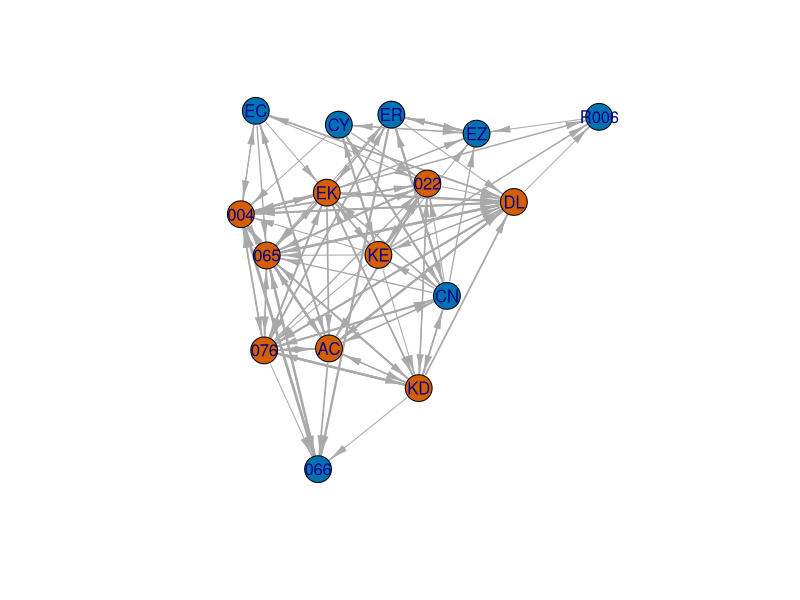
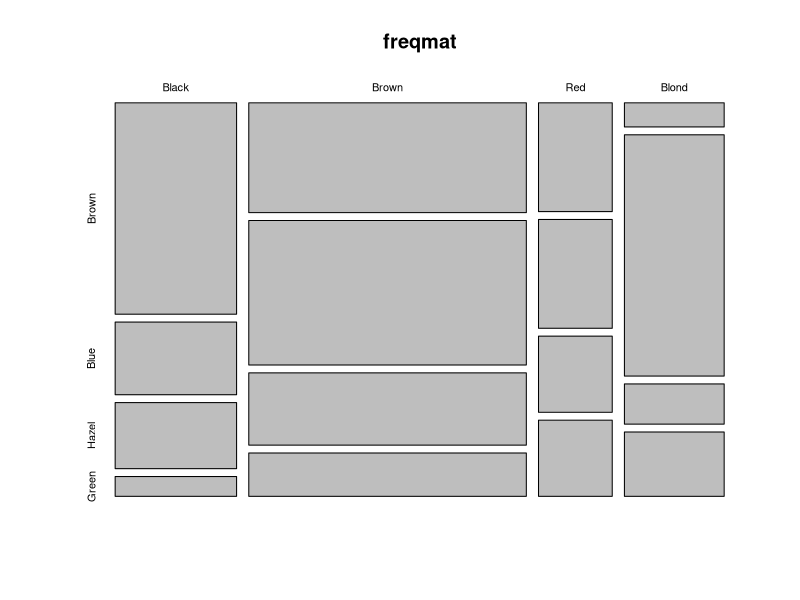
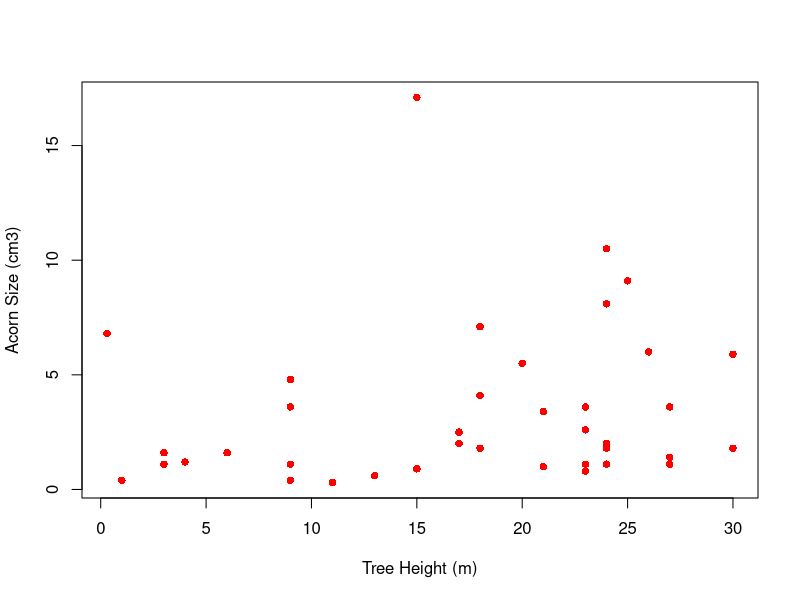
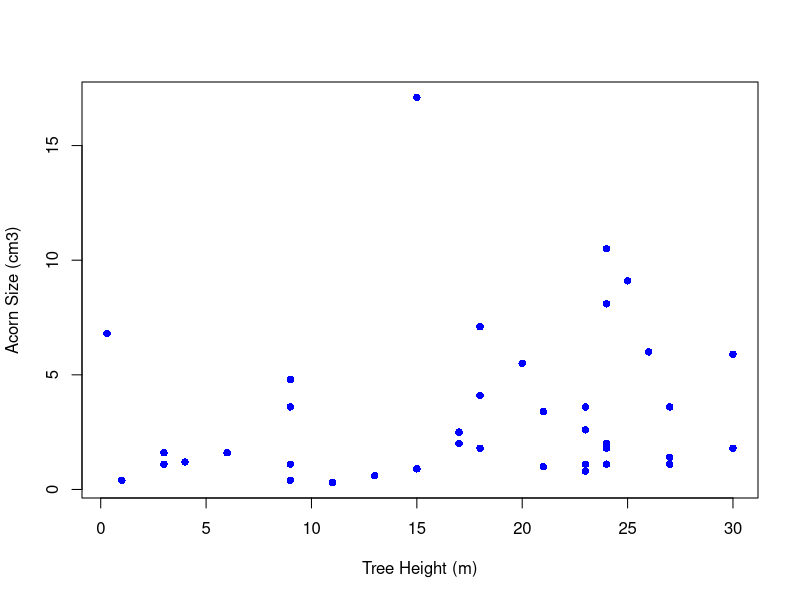

Write the R code that produced these figures, in order. (Note: this script raises an error after producing the figures.)

## You can recreate the figure exactly, even if you don't know what you're doing!
## Just need to make sure that the data file "sade1.txt" is in a subdirectory (i.e., folder) called "data"
## and that this subdirectory resides in the same directory that the subdirectory containing this script lives
## fortunately, that is the way these marterials are organized!
require(igraph)
rhesus <- read.table("../data/sade1.txt", skip=1, header=FALSE)
rhesus <- as.matrix(rhesus)
nms <- c("066", "R006", "CN", "ER", "CY", "EC", "EZ", "004", "065", "022", "076", 
         "AC", "EK", "DL", "KD", "KE")
sex <- c(rep("M",7), rep("F",9))
dimnames(rhesus)[[1]] <- nms
dimnames(rhesus)[[2]] <- nms
grhesus <- graph_from_adjacency_matrix(rhesus, weighted=TRUE)
V(grhesus)$sex <- sex

rhesus.layout <- layout.kamada.kawai(grhesus)
plot(grhesus, 
     edge.width=log10(E(grhesus)$weight)+1, 
     edge.arrow.width=0.5,
     vertex.label=V(grhesus)$name,
     vertex.label.family="Helvetica",
     vertex.color=as.numeric(V(grhesus)$sex=="F")+5, 
     layout=rhesus.layout)


## comments, enclosing commands in parentheses 
# a comment
x <- c(1,2,3)
(y <- c(1,2,3))


## R as a calculator
# addition
2+2
# multiplication
2*3
a <- 2
b <- 3
a*b
# division
2/3
b/a
1/b/a
# note order of operations!
1/(b/a)
# parentheses can override order of operations
# an exponential
exp(-2)
# why we age
r <- 0.02
exp(-r*45)
# something more tricky
exp(log(2))
# generate 20 normally distributed random numbers
rnorm(20)


## everything is a float!
# it looks like an integer, but don't be fooled!
a <- 2
is.numeric(a)
is.integer(a)
is.double(a)


## Unless you tag on an "L" 
a <- 2L
is.integer(a)


## Characters
(countries <- c("Uganda", "Tanzania", "Kenya", "Rwanda"))
as.character(1:5)


## Factors (for use in statistical models)
countries <- factor(c("Uganda", "Tanzania", "Kenya", "Rwanda"))
countries
# is that the order you expected? watch out for that!
# a trick to get some insight into how factors are handled by R
unclass(countries)
countries1 <- c("Uganda", "Tanzania", "Kenya", "Rwanda")
countries1 == unclass(countries1)
countries == unclass(countries)


## Logicals
t.or.f <- c(T,F,F,T,T)
is.logical(t.or.f)
aaa <- c(1,2,3,4,5)
# subset
aaa[t.or.f]


## Lists, the most versatile data type
## the output of most functions comes as a list -- this can trip up the unaware
child1 <- list(name="mary", child.age=6,
status="foster",mother.alive=F, father.alive=T, parents.ages=c(24,35))
str(child1)


## Coercion
countries <- factor(c("Uganda", "Tanzania", "Kenya", "Rwanda"))
as.character(countries)
as.numeric(countries)
# werk it backwards
countries1 <- c("Uganda", "Tanzania", "Kenya", "Rwanda")
as.factor(countries1)
# sometimes you want your numbers to actually be strings (e.g., when you make labels or column names)
as.character(1:5)
# there actually is an integer class; it just doesn't get used much at all
a <- 2
is.integer(a)
is.integer(as.integer(a))


## Everything is a vector
( manual <- c(1,3,5,7,9))
( count <- 1:20 )
( ages <- seq(0,85,by=5) )
( ones <- rep(1,10) )
( fourages <- rep(c(1,2),c(5,10)) )
( equalspace <- seq(1,5, length=20) )


rep(2,10)
## rep() is your friend for creating vectors of repeated values
rep(c(1,2),10)
rep(c(1,2), c(5,10))
rep("R roolz!", 3)


## binding vectors together
# age distribution of Gombe chimps in 1980 and 1986
cx1980 <- c(7, 13, 8, 13, 5, 35, 9)
cx1988 <- c(9, 11, 15, 8, 9, 38, 0)
( C <- cbind(cx1980, cx1988) )
# another way
C <- c(cx1980, cx1988)
(  C <- matrix(C, nrow=7, ncol=2) )


## what happens when vectors aren't the same length?
# age distribution at Tai; Boesch uses fewer age classes
cxboesch <- c(18,10,15,30)
( C <- cbind(C,cxboesch) )


## it's actually a feature, not a bug
( X <- matrix(1,nr=3,nc=3) )


## cross-classified data on hair/eye color 
freq <- c(32,11,10,3,  38,50,25,15,  10,10,7,7,  3,30,5,8)
hair <- c("Black", "Brown", "Red", "Blond")
eyes <- c("Brown", "Blue", "Hazel", "Green")
freqmat <- matrix(freq, nr=4, nc=4, byrow=TRUE)
dimnames(freqmat)[[1]] <- hair
dimnames(freqmat)[[2]] <- eyes
freqmat
# might as well do something with it
mosaicplot(freqmat)


## Data frames
# five columns of data
satu <- c(1,2,3,4,5)
dua <- c("a","b","c","d","e")
tiga <- sample(c(TRUE,FALSE),5,replace=TRUE)
empat <- LETTERS[7:11]
lima <- rnorm(5)
# construct a data frame
(collection <- data.frame(satu,dua,tiga,empat,lima))
# extract the third variable
collection$tiga


## Working directories
getwd()
setwd("/Users/jhj1/Projects/git/AABA2023_Workshop/Markdown")


## More often than not, you read these into R
## tables read in using read.table() become data frames
## note that some functions require data to be of the matrix type, not data.frame (need to coerce)
# read a space-delimitted file (a sociomatrix of kids 17 kids aggressive acts toward each other)
(kids <- read.table("../data/strayer_strayer1976-fig2.txt", header=FALSE))


## Skipping lines
quercus <- read.delim("../data/quercus.txt", skip=24, sep="\t", header=TRUE)
head(quercus)


## The Workspace
objects()
rm(aaa)
rm(list=ls())
objects()


## Scope
## load it again because we cleared all objects!
quercus <- read.delim("../data/quercus.txt", skip=24, sep="\t", header=TRUE)
plot(quercus$tree.height, quercus$acorn.size, pch=16, col="red", xlab="Tree Height (m)", ylab="Acorn Size (cm3)")


## Is this easier?
with(quercus, plot(tree.height, acorn.size, pch=16, col="blue", xlab="Tree Height (m)", ylab="Acorn Size (cm3)"))


## Indexing and subsetting
myvec <- c(1,2,3,4,5,6,66,77,7,8,9,10)
myvec[1]
myvec[1:5]
myvec[-1]
myvec[-(1:5)]
# try without the parentheses
#myvec[-1:5]
myvec[c(2,5,1,11)]


## Access the elements of a data frame using the dollar sign
dim(quercus)
size <- quercus$acorn.size
size[1:3] #first 3 elements
size[17]  #only element 17
size[-39] #all but the last element
size[c(3,6,9)] # elements 3,6,9
size[quercus$Region=="California"] # use a logical test to subset
quercus[3,4] # access an element of an array or data frame by X[row,col]
quercus[,"tree.height"]


## More subsetting
myvec <- c(1,2,3,4,5,6,66,77,7,8,9,10)
myvec <- myvec[myvec<=10]
myvec
x <- 1:7
# elements that are greater than 2 but less than 6
(x>2) & (x<6)
# this is not intuitive
(x>2) && (x<6)
# but dis doe...
(x<2) && (x<6)
is.even <- rep(c(FALSE, TRUE),5)
(evens <- myvec[is.even])


## Missing values (NA)
aaa <- c(1,2,3,NA,4,5,6,NA,NA,7,8,9,NA,10)
aaa <- aaa[!is.na(aaa)]
aaa


## applying logical tests to NAs
aaa <- c(1,2,3,NA,4,5,6,NA,NA,7,8,9,NA,10)
is.na(aaa)
!is.na(aaa)


## table() for quick-n-dirty summaries of vectors
aaa <- rpois(100,5)
table(aaa)


## table() works for dimensions >1 too
donner <- read.table("../data/donner.dat", header=TRUE, skip=2)
# survival=0 == died; male=0 == female
with(donner, table(male,survival))
# table along 3 dimensions
with(donner, table(male,survival,age))
cage <- rep(0,length(donner$age))
# simplify by defining 2 age classes: over/under 25
cage[donner$age<=25] <- 1
cage[donner$age>25] <- 2
donner <- data.frame(donner,cage=cage)
with(donner, table(male,survival,cage))


## Sorting vectors
aaa <- rpois(100,5)
sort(aaa)
# decreasing order
sort(aaa,decreasing=TRUE)


## Sorting data frames (this is why we use dplyr)
# five columns of data again
satu <- c(1,2,3,4,5)
dua <- c("a","b","c","d","e")
tiga <- sample(c(TRUE,FALSE),5,replace=TRUE)
empat <- LETTERS[7:11]
lima <- rnorm(5)
# construct a data frame
(collection <- data.frame(satu,dua,tiga,empat,lima))
o <- order(collection$lima)
collection[o,]


## Naming data
## load it again because we cleared all objects!
kids <- read.table("../data/strayer_strayer1976-fig2.txt", header=FALSE)
kid.names <- c("Ro","Ss","Br","If","Td","Sd","Pe","Ir","Cs","Ka",
                "Ch","Ty","Gl","Sa", "Me","Ju","Sh")
colnames(kids) <- kid.names
rownames(kids) <- kid.names
kids


## apply(), lapply(), and sapply()
## utility mostly supplanted by dplyr and related tidyverse tools
aaa <- list(alpha = 1:10, beta = rnorm(100), x = sample(1:100, 100, replace=TRUE))
lapply(aaa,mean)
# more compact as a vector
sapply(aaa,mean)
# cross-tabulation of sex partners from NHSLS
sextable <- read.csv("../data/nhsls_sextable.txt", header=FALSE)
dimnames(sextable)[[1]] <- c("white","black","hispanic","asian","other")
dimnames(sextable)[[2]] <- c("white","black","hispanic","asian","other")
# calculate marginals
(row.sums <- apply(sextable,1,sum))
(col.sums <- apply(sextable,2,sum))
# using sapply() gives similar output
sapply(sextable,sum)
# compare the output of sapply() to lapply()
lapply(sextable,sum)


## if, ifelse
(coin <- sample(c("heads","tails"),1))
if(coin=="tails") b <- 1 else b <- 0
b

x <- 4:-2
# sqrt(x) produces warnings, but using ifelse to check works without producing warings
sqrt(ifelse(x >= 0, x, NA))


## for loops
x <- 1:5
for(i in 1:5) print(x[i])


## loading packages
library(igraph)
# might as well do something with it
# a small graph
g <- graph( c(1,2, 1,3, 2,3, 3,5), n=5 )
plot(g)

